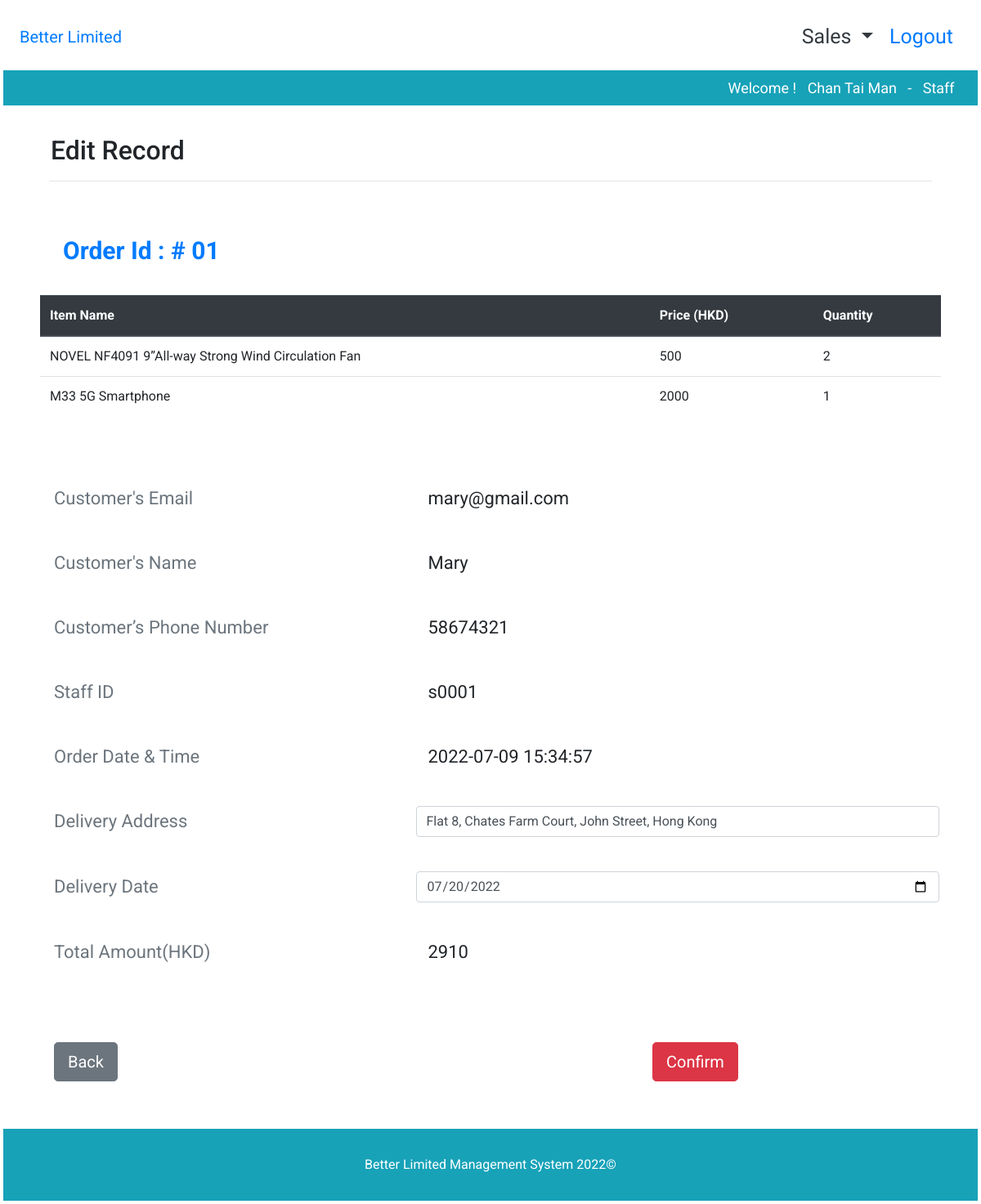
The page /SEA08_Phase2/editOrder.php?orderId=01 (signed in) on the database its author committed.
### tables this page shows
CREATE TABLE `Orders` (
  `orderID` varchar(255) NOT NULL,
  `customerEmail` varchar(50) NOT NULL,
  `staffID` varchar(50) NOT NULL,
  `dateTime` timestamp NOT NULL DEFAULT current_timestamp() ON UPDATE current_timestamp(),
  `deliveryAddress` varchar(255) DEFAULT NULL,
  `deliveryDate` date DEFAULT NULL,
  `orderAmount` double NOT NULL
);

CREATE TABLE `Customer` (
  `customerEmail` varchar(50) NOT NULL,
  `customerName` varchar(100) NOT NULL,
  `phoneNumber` varchar(255) DEFAULT NULL
);

### SEA08_Phase2/editOrder.php (the view, shortened to what this page needs)
<?php
include 'header.php';
$conn = getDBconnection();
$orderId = $_GET['orderId'];
?>
<div class="py-2 bg-white">
	<div class="container">
		<div class="col-md-12 mx-auto py-4">
			<h2>Edit Record</h2>
			<hr>
		</div>
	</div>
</div>
<div class="container">
	<div class="col-md-12 ">
		<form class="" action="" method="POST">
			<div class="orderTitle col-md-12 text-primary">
				Order Id : # <?php echo$orderId?>
			</div>
			<div class="row mt-4">
				<table class="table table-hover">
					<thead class="thead-dark">
						<tr>
							<th>Item Name</th>
							<th>Price (HKD)</th>
							<th>Quantity</th>
						</tr>
					</thead>
					<boby>
						<?php
                        $sql = "SELECT Item.itemName, Item.price, ItemOrders.orderQuantity
FROM ItemOrders inner join Item on ItemOrders.itemID = Item.itemID WHERE orderID = '$orderId'";
                        $query = mysqli_query($conn, $sql) or die(mysqli_error($conn));
                        if (mysqli_num_rows($query) > 0){
                            while($result = mysqli_fetch_assoc($query)){
                                echo <<<EOF
                    <tr>
					    <td>$result[itemName]</td>
                        <td>$result[price]</td>
                        <td>$result[orderQuantity]</td>
					</tr>
EOF;
                            }
                        }
                        ?>
					</boby>
				</table>
			</div>
			<?php
                $sql = "SELECT Orders.customerEmail, Customer.customerName, Customer.phoneNumber, Orders.staffID, Orders.dateTime, Orders.deliveryAddress, Orders.deliveryDate, Orders.orderAmount
FROM Orders INNER JOIN Customer ON Customer.customerEmail = Orders.customerEmail  WHERE orderID = '$orderId'";
                $query = mysqli_query($conn, $sql) or die(mysqli_error($conn));
                if($result2 = mysqli_fetch_assoc($query)) {
                echo <<<EOF
            <div class="py-4">
                <div class='detailTitle row mt-3 py-4'>
                    <div class='col-md-5  col-sm-12 text-secondary'>
                        Customer's Email
                    </div>
                    <div class='detailContent col-md-7 col-sm-12 '>
                        $result2[customerEmail]
                    </div>
                </div>
                <div class='detailTitle row my-3'>
                    <div class='col-md-5  col-sm-12 text-secondary'>
                        Customer's Name
                    </div>
                    <div class='detailContent col-md-7 col-sm-12 '>
                        $result2[customerName]
                    </div>
                </div>
                <div class='detailTitle row my-3 py-4'>
                    <div class='col-md-5  col-sm-12 text-secondary'>
                        Customer’s Phone Number
                    </div>
                    <div class='detailContent col-md-7 col-sm-12'>
                        $result2[phoneNumber]
                    </div>
                </div>
                <div class='detailTitle row my-3'>
                    <div class='col-md-5  col-sm-12 text-secondary'>
                        Staff ID
                    </div>
                    <div class='detailContent col-md-7 col-sm-12 '>
                        $result2[staffID]
                    </div>
                </div>
                <div class='detailTitle row my-3 pt-4'>
                    <div class='col-md-5  col-sm-12 text-secondary'>
                        Order Date &amp; Time
                    </div>
                    <div class='detailContent col-md-7 col-sm-12 '>
                        $result2[dateTime]
                    </div>
                </div>
                <div class="detailTitle row my-3 py-4">
                    <div class='col-md-5  col-sm-12 text-secondary'>
                        Delivery Address
                    </div>
                    <input type="text" class="form-control col-md-7 col-sm-12" name="delAdd" placeholder="Please input delivery address" value="$result2[deliveryAddress]">
                </div>
                <div class="detailTitle row my-3">
                    <div class='col-md-5  col-sm-12 text-secondary'>
                        Delivery Date
                    </div>
                    <input type="date" class="form-control col-md-7 col-sm-12" name="delDate" value="$result2[deliveryDate]">
                </div>
                <div class='detailTitle row my-3 py-4'>
                    <div class='col-md-5  col-sm-12 text-secondary'>
                        Total Amount(HKD)
                    </div>
                    <div class='detailContent col-md-7 col-sm-12 '>
                        $result2[orderAmount]
                    </div>
                </div>
                <div class='row'>
                    <div class='col-8 mt-5'>
                        <a href='orderDetail.php?orderId=$_GET[orderId]&staffId=$result2[staffID]' class='btn btn-secondary btn-lg'>Back</a>
                    </div>
EOF;
                }
?>
			<div class='col-4 mt-5 '>
				<button type="submit" name="editConfirm" class="btn btn-lg btn-danger" onclick="return confirm('Confirm to edit this order record ?')">Confirm</button>
			</div>
	</div>
</div>
</form>
</div>
</div>
<br>
<div class="bg-info">
	<div class="container my-3">
		<div class="row" style="">
			<div class="col-12 my-2 text-center text-white">
				Better Limited Management System 2022&copy;
			</div>
		</div>
	</div>
</div>
</body>
</html>

### SEA08_Phase2/css/style.css (style rules this page uses)
* { font-family: 'Roboto', sans-serif; padding: 2px 2px; box-sizing: border-box; }
#topic, .topic, .orderTitle { font-size:30px; font-weight: bold; }
.detailTitle, .detailContent { font-size:22px; }

### rows shown on the page
orders: customerEmail "mary@gmail.com", customerEmail.customerName "Mary", customerEmail.phoneNumber "58674321", staffID "s0001", dateTime "2022-07-09 15:34:57", delAdd "Flat 8, Chates Farm Court, John Street, Hong Kong", delDate "07/20/2022", orderAmount "2910"

### other values the page prints
$_SESSION["staffName"] "Chan Tai Man"
$_SESSION["position"] "Staff"
$orderId "01"
$result[itemName] "NOVEL NF4091 9”All-way Strong Wind Circulation Fan"
$result[price] "500"
$result[orderQuantity] "2"
$result[itemName] "M33 5G Smartphone"
$result[price] "2000"
$result[orderQuantity] "1"
